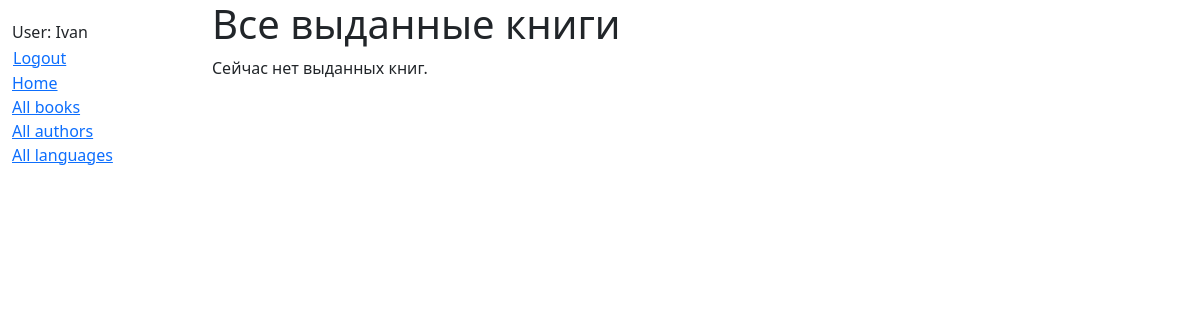
/catalog/borrowed/ (signed in), run on an earlier commit of the app's database.
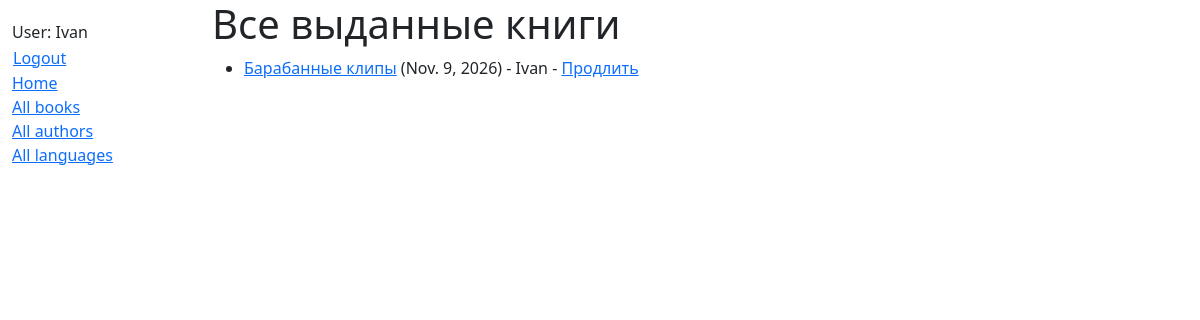
And on a later commit of the database.
### catalog/models.py (models this page shows, shortened)
class BookInstance(models.Model):
    id = models.UUIDField(primary_key=True, default=uuid.uuid4, help_text="Unique ID for this particular book across whole library")
    book = models.ForeignKey('Book', on_delete=models.RESTRICT, null=True)
    imprint = models.CharField(max_length=200)
    due_back = models.DateField(null=True, blank=True)
    borrower = models.ForeignKey(settings.AUTH_USER_MODEL, on_delete=models.SET_NULL, null=True, blank=True)
    class LoanStatus(models.TextChoices):
        MAINTENANCE = ('m', 'Maintenance')
        ON_LOAN = ('o', 'On Loan')
        AVAILABLE = ('a', 'Available')
        RESERVED = ('r', 'Reserved')
    status = models.CharField(
        max_length=1,
        choices=LoanStatus.choices,
        blank=True,
        default=LoanStatus.MAINTENANCE,
        help_text="Book availability status",
    )
    class Meta:
        ordering = ['due_back']

class Book(models.Model):
    title = models.CharField(max_length=200)
    author = models.ForeignKey('Author', on_delete=models.RESTRICT, null=True)
    summary = models.TextField(
        max_length=100, help_text="Enter a brief description of the book")
    isbn = models.CharField('ISBN', max_length=13, unique=True, help_text="13 Character <a href='https://www.isbn-international.org/content/what'>")
    genre = models.ManyToManyField('Genre', help_text="Select a genre for this book")
    class Meta:
        ordering = ['title', 'author']

### catalog/views.py (the view)
# urls.py: path('borrowed/', views.LoanedBooksAllListView.as_view(), name='all-borrowed'),
class LoanedBooksAllListView(PermissionRequiredMixin, generic.ListView):
    model = BookInstance
    permission_required = 'catalog.can_mark_returned'
    template_name = 'catalog/bookinstance_list_borrowed_all.html'
    paginate_by = 10
    def get_queryset(self):
        return BookInstance.objects.filter(status__exact='o').order_by('due_back')

### templates/catalog/bookinstance_list_borrowed_all.html (shortened to what this page needs)
<!DOCTYPE html>
<html lang="">
  <head>
  </head>
  <body>
    {% extends "base_generic.html" %}
{% block content %}
  <h1>Все выданные книги</h1>
  {% if bookinstance_list %}
    <ul>
      {% for bookinst in bookinstance_list %}
        <li class="{% if bookinst.is_overdue %}text-danger{% endif %}">
          <a href="{% url 'book-detail' bookinst.book.pk %}">{{ bookinst.book.title }}</a> ({{ bookinst.due_back }})
          {% if user.is_staff %} - {{ bookinst.borrower }}{% endif %}
          {% if perms.catalog.can_mark_returned %}
            - <a href="{% url 'renew-book-librarian' bookinst.id %}">Продлить</a>
          {% endif %}
        </li>
      {% endfor %}
    </ul>
  {% else %}
    <p>Сейчас нет выданных книг.</p>
  {% endif %}
{% endblock %}

What changed in the data, as far as the page shows it:
added BookInstance: book "Барабанные клипы", due_back "Nov. 9, 2026", borrower "Ivan"
Also different on the page:
text no longer shown: "Сейчас нет выданных книг."
